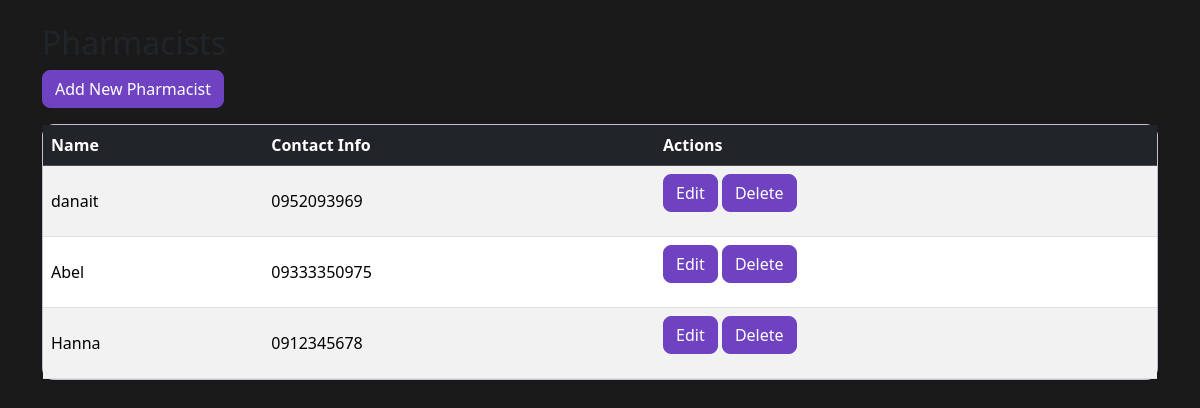
The page /patients/staff/pharmacist/ (signed in) on the database its author committed.
### patients/models.py (models this page shows, shortened)
class Pharmacist(models.Model):
    user = models.OneToOneField(CustomUser, on_delete=models.SET_NULL, null=True, blank=True)
    name = models.CharField(max_length=100)
    contact_info = models.CharField(max_length=50)

### patients/views.py (the view)
# urls.py: path('staff/', staff_list, name='staff_list'),
@login_required
@role_required('admin')
def staff_list(request, staff_type):
    staff_model = {
        'receptionist': Receptionist,
        'pharmacist': Pharmacist,
        'nurse': Nurse,
        'technician': Technician
    }.get(staff_type)
    if not staff_model:
        return redirect('admin_dashboard')
    staff_members = staff_model.objects.all()
    return render(request, 'staff/staff_list.html', {'staff_members': staff_members, 'staff_type': staff_type})

### patients/views.py (called while the page is built)
def role_required(role):
    return user_passes_test(lambda u: u.role == role)

### patients/templates/staff/staff_list.html (shortened to what this page needs)
{% load static %}
<!DOCTYPE html>
<html lang="en">
<head>
    <link href="https://cdn.jsdelivr.net/npm/bootstrap@5.3.2/dist/css/bootstrap.min.css" rel="stylesheet">
    <link rel="stylesheet" href="{% static 'css/style.css' %}">
</head>
<body>
<div class="container mt-4">
    <h2>{{ staff_type|capfirst }}s</h2>
    <a href="{% url 'add_staff' staff_type=staff_type %}" class="btn btn-primary mb-3">Add New {{ staff_type|capfirst }}</a>
    <div class="card shadow-sm">
        <div class="card-body p-0">
            <table class="table table-striped mb-0">
                <thead class="table-dark">
                    <tr>
                        <th>Name</th>
                        <th>Contact Info</th>
                        <th>Actions</th>
                    </tr>
                </thead>
                <tbody>
                {% for staff in staff_members %}
                    <tr>
                        <td>{{ staff.name }}</td>
                        <td>{{ staff.contact_info }}</td>
                        <td>
                            <a href="{% url 'edit_staff' staff_type=staff_type pk=staff.id %}" class="btn btn-primary mb-3">Edit</a>
                            <a href="{% url 'delete_staff' staff_type=staff_type pk=staff.id %}" class="btn btn-primary mb-3">Delete</a>
                        </td>
                    </tr>
                {% empty %}
                    <tr>
                        <td colspan="3" class="text-center">No {{ staff_type }}s found.</td>
                    </tr>
                {% endfor %}
                </tbody>
            </table>
        </div>
    </div>
</div>
</body>
</html>

### static/css/style.css (style rules this page uses)
body { background-color: #1a1a1a; font-family: 'Segoe UI', Tahoma, Geneva, Verdana, sans-serif; color: #212529; }
.card { border-radius: 0.75rem; background-color: #f3e6ff; color: #212529; }
.card-body { padding: 1.5rem; }
.table { margin-bottom: 0; }
.table thead { background-color: #6f42c1; color: #fff; }
.table td, .table th { vertical-align: middle; }
.table-striped > tbody > tr:nth-of-type(odd) { background-color: rgba(111, 66, 193, 0.1); }
.btn { border-radius: 0.5rem; font-weight: 500; }
.btn-primary { background-color: #6f42c1; border-color: #6f42c1; }

### rows shown on the page
Pharmacist: name "danait", contact_info "0952093969"
Pharmacist: name "Abel", contact_info "09333350975"
Pharmacist: name "Hanna", contact_info "0912345678"

### other values the page prints
{{ staff_type|capfirst }} "Pharmacist"
